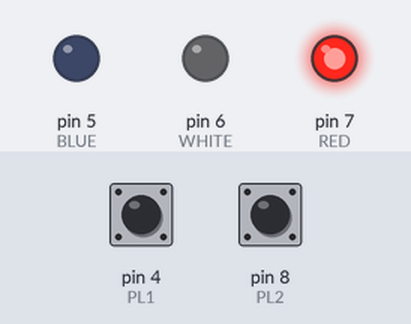
Bench run of a sketch on a simulated Arduino Uno, built with avr-gcc and run on an emulated ATmega328P. On the bench: output pins drawn as LEDs (lit = HIGH). Inputs (shaded band) come from the test bench; at power-on: pin 4 (PL1) HIGH, pin 8 (PL2) HIGH. Random numbers use the default seed unless the sketch sets one.

Above: at 1.2 s.
1.3 s: pin 4 (PL1) pulled LOW for 0.15 s
2.9 s: pin 8 (PL2) pulled LOW for 0.15 s
At 3.9 s:
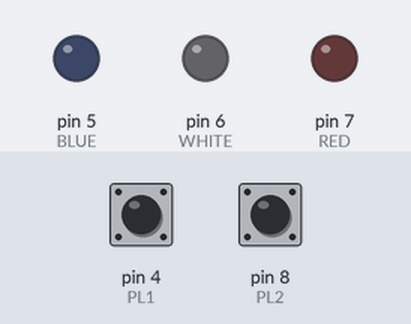
4.9 s: pin 8 (PL2) pulled LOW for 1 s
At 6.1 s:
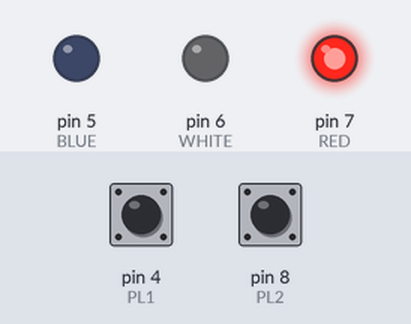
7.4 s: pin 4 (PL1) pulled LOW for 1 s
At 7.8 s:
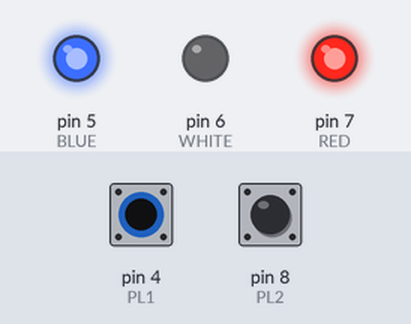
Timing chart, 0 to 10.4 s (numbered marks = the images above; inputs shaded):
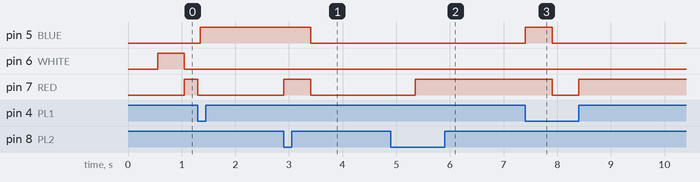

The sketch:

RedVSBlue.ino
```cpp
#define RED 7
#define WHITE 6
#define BLUE 5

#define PL1 4
#define PL2 8

#define STEP_WAITING 0
#define STEP_READY 1
#define STEP_PLAY 2
#define STEP_WIN 3
int currentStep = 0;

unsigned long timing = 0;

int WP_out = WHITE;

bool pl1_ready = false;
bool pl2_ready = false;

#define WS_MIN 2000
#define WS_MAX 7000
int waitStart = 0;
bool started = false;

int winner = 0;

void setup()
{
  pinMode(RED, OUTPUT);
  pinMode(WHITE, OUTPUT);
  pinMode(BLUE, OUTPUT);
  pinMode(PL1, INPUT_PULLUP);
  pinMode(PL2, INPUT_PULLUP);
  Serial.begin(9600);
  while (!Serial) {
    ; // wait for serial port to connect. Needed for native USB
  }
  randomSeed(analogRead(0));
}

void resetOutput()
{
  digitalWrite(RED, LOW);
  digitalWrite(WHITE, LOW);
  digitalWrite(BLUE, LOW);
}

bool TimePassed(unsigned long t)
{
  if (millis() - timing > t)
  {
    timing = millis();
    return true;
  }
  return false;
}

void stepUp()
{
  resetOutput();
  ++currentStep;
  delay(200);
  timing = millis();
}

void WaitingPlayers()
{
  if (TimePassed(500))
  {
    resetOutput();
    digitalWrite(WP_out++, HIGH);
    if (WP_out > RED)
    {
      WP_out = BLUE;
    }
  }
  if (digitalRead(PL1) == LOW || digitalRead(PL2) == LOW)
  {
    resetOutput();
    ++currentStep;
  }
}

void PlayersReady()
{
  if (digitalRead(PL1) == LOW)
  {
    digitalWrite(BLUE, HIGH);
    pl1_ready = true;
  }
  if (digitalRead(PL2) == LOW)
  {
    digitalWrite(RED, HIGH);
    pl2_ready = true;
  }
  if (pl1_ready && pl2_ready)
  {
    delay(500);
    stepUp();
    waitStart = random(WS_MIN, WS_MAX);
  }
}

void Play()
{
  if (TimePassed(waitStart))
  {
    digitalWrite(WHITE, HIGH);
    started = true;
  }
  if (started)
  {
    if (digitalRead(PL1) == LOW)
    {
      winner = BLUE;
      stepUp();
    }
    if (digitalRead(PL2) == LOW)
    {
      winner = RED;
      stepUp();
    }
  }
  else
  {
    if (digitalRead(PL1) == LOW)
    {
      winner = RED;
      stepUp();
    }
    if (digitalRead(PL2) == LOW)
    {
      winner = BLUE;
      stepUp();
    }
  }
}

void Win()
{
  started = false;
  pl1_ready = false;
  pl2_ready = false;
  digitalWrite(winner, HIGH);
  if (digitalRead(PL1) == LOW || digitalRead(PL2) == LOW || TimePassed(5000))
  {
    resetOutput();
    currentStep = STEP_WAITING;
    WP_out = WHITE;
    delay(100);
  }
}

void loop()
{
  switch (currentStep)
  {
    case STEP_WAITING:
      WaitingPlayers();
      break;
    case STEP_READY:
      PlayersReady();
      break;
    case STEP_PLAY:
      Play();
      break;
    case STEP_WIN:
      Win();
      break;
    default:
      resetOutput();
  }
  delay(50);
}
```

Measured:
- after the input at 2.9 s, pin 5 (BLUE): HIGH → LOW after 0.50 s; pin 7 (RED): LOW → HIGH at once, → LOW 0.50 s later
- after the input at 4.9 s, pin 7 (RED): LOW → HIGH after 0.45 s
- after the input at 7.4 s, pin 5 (BLUE): LOW → HIGH at once, → LOW 0.50 s later; pin 7 (RED): HIGH → LOW after 0.50 s, → HIGH 0.50 s later
